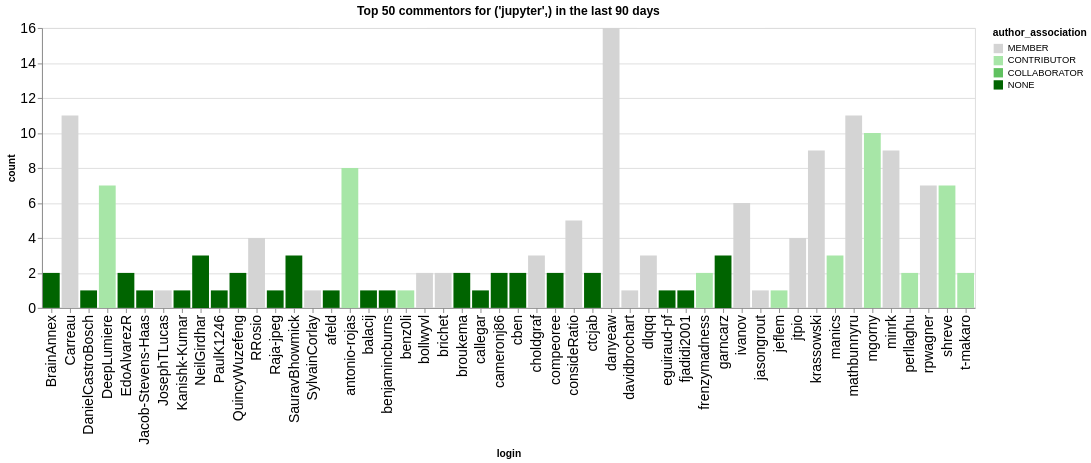

Notebook code cell kept with this figure:
### Code cell
n_plot = 50
charts = []
for ii, (iorg, idata) in enumerate(commentors.groupby(['org'])):
    title = f"Top {n_plot} commentors for {iorg} in the last {n_days} days"
    idata = idata.groupby('login', as_index=False).agg({'count': 'sum', 'author_association': 'first'})
    idata = idata.sort_values('count', ascending=False).head(n_plot)
    ch = alt.Chart(data=idata.head(n_plot), title=title).mark_bar().encode(
        x='login',
        y='count',
        color=alt.Color('author_association', scale=alt.Scale(domain=author_types, range=author_colors))
    )
    charts.append(ch)
alt.hconcat(*charts)

### Figure 1 — Vega-Lite specification as saved in the notebook (floating-point values rounded to 4 significant figures)
{"config": {"axisLeft": {"labelFontSize": 15}, "axisBottom": {"labelFontSize": 15}}, "hconcat": [{"mark": {"type": "bar"}, "encoding": {"color": {"field": "author_association", "scale": {"domain": ["MEMBER", "CONTRIBUTOR", "COLLABORATOR", "NONE"], "range": ["rgb(211.82745098039214, 211.82745098039214, 211.82745098039214)", "rgb(166.98562091503268, 229.89803921568628, 166.98562091503268)", "rgb(96.37647058823529, 192.75294117647059, 96.37647058823529)", "rgb(0.0, 100.3921568627451, 0.0)"]}, "type": "nominal"}, "x": {"field": "login", "type": "nominal"}, "y": {"field": "count", "type": "quantitative"}}, "title": "Top 50 commentors for ('jupyter',) in the last 90 days"}], "data": {"name": "data-b66e8cf309c2200305582ab14495b014"}, "$schema": "https://vega.github.io/schema/vega-lite/v5.20.1.json", "datasets": {"data-b66e8cf309c2200305582ab14495b014": [{"login": "danyeaw", "count": 16, "author_association": "MEMBER"}, {"login": "mathbunnyru", "count": 11, "author_association": "MEMBER"}, {"login": "Carreau", "count": 11, "author_association": "MEMBER"}, {"login": "mgorny", "count": 10, "author_association": "CONTRIBUTOR"}, {"login": "krassowski", "count": 9, "author_association": "MEMBER"}, {"login": "minrk", "count": 9, "author_association": "MEMBER"}, {"login": "antonio-rojas", "count": 8, "author_association": "CONTRIBUTOR"}, {"login": "shreve", "count": 7, "author_association": "CONTRIBUTOR"}, {"login": "rpwagner", "count": 7, "author_association": "MEMBER"}, {"login": "DeepLumiere", "count": 7, "author_association": "CONTRIBUTOR"}, {"login": "ivanov", "count": 6, "author_association": "MEMBER"}, {"login": "consideRatio", "count": 5, "author_association": "MEMBER"}, {"login": "jtpio", "count": 4, "author_association": "MEMBER"}, {"login": "RRosio", "count": 4, "author_association": "MEMBER"}, {"login": "manics", "count": 3, "author_association": "CONTRIBUTOR"}, {"login": "dlqqq", "count": 3, "author_association": "MEMBER"}, {"login": "choldgraf", "count": 3, "author_association": "MEMBER"}, {"login": "SauravBhowmick", "count": 3, "author_association": "NONE"}, {"login": "NeilGirdhar", "count": 3, "author_association": "NONE"}, {"login": "garncarz", "count": 3, "author_association": "NONE"}, {"login": "BrainAnnex", "count": 2, "author_association": "NONE"}, {"login": "cameronj86", "count": 2, "author_association": "NONE"}, {"login": "compeoree", "count": 2, "author_association": "NONE"}, {"login": "t-makaro", "count": 2, "author_association": "CONTRIBUTOR"}, {"login": "perllaghu", "count": 2, "author_association": "CONTRIBUTOR"}, {"login": "bollwyvl", "count": 2, "author_association": "MEMBER"}, {"login": "frenzymadness", "count": 2, "author_association": "CONTRIBUTOR"}, {"login": "brichet", "count": 2, "author_association": "MEMBER"}, {"login": "broukema", "count": 2, "author_association": "NONE"}, {"login": "EdoAlvarezR", "count": 2, "author_association": "NONE"}, {"login": "cben", "count": 2, "author_association": "NONE"}, {"login": "ctcjab", "count": 2, "author_association": "NONE"}, {"login": "QuincyWuzefeng", "count": 2, "author_association": "NONE"}, {"login": "DanielCastroBosch", "count": 1, "author_association": "NONE"}, {"login": "benjamincburns", "count": 1, "author_association": "NONE"}, {"login": "fjadidi2001", "count": 1, "author_association": "NONE"}, {"login": "eguiraud-pf", "count": 1, "author_association": "NONE"}, {"login": "davidbrochart", "count": 1, "author_association": "MEMBER"}, {"login": "callegar", "count": 1, "author_association": "NONE"}, {"login": "benz0li", "count": 1, "author_association": "CONTRIBUTOR"}, {"login": "afeld", "count": 1, "author_association": "NONE"}, {"login": "balacij", "count": 1, "author_association": "NONE"}, {"login": "JosephTLucas", "count": 1, "author_association": "MEMBER"}, {"login": "PaulK1246", "count": 1, "author_association": "NONE"}, {"login": "Kanishk-Kumar", "count": 1, "author_association": "NONE"}, {"login": "Jacob-Stevens-Haas", "count": 1, "author_association": "NONE"}, {"login": "Raja-jpeg", "count": 1, "author_association": "NONE"}, {"login": "SylvainCorlay", "count": 1, "author_association": "MEMBER"}, {"login": "jeflem", "count": 1, "author_association": "CONTRIBUTOR"}, {"login": "jasongrout", "count": 1, "author_association": "MEMBER"}]}}
